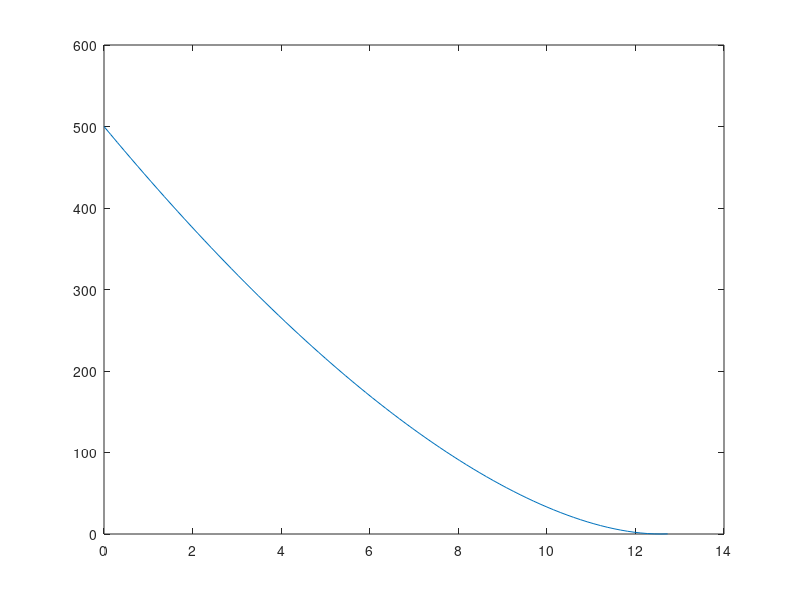

Write MATLAB code to recreate this figure.
V_bi = linspace(-500, 0);
Nd = 1;
q = 1;
e = 0.977;
x = linspace(0,15);
V = abs(V_bi);
D = sqrt(((2*e)/(q*Nd)) * V);
U = ((q.^2 * Nd) / (2*e)) * (D-x).^2;
for n = 2:(length(U)-1)
    if(U(n)>U(n-1))
       U = U(1:n);
       break
    end
end
x = x(1:length(U));
plot(x,U);
